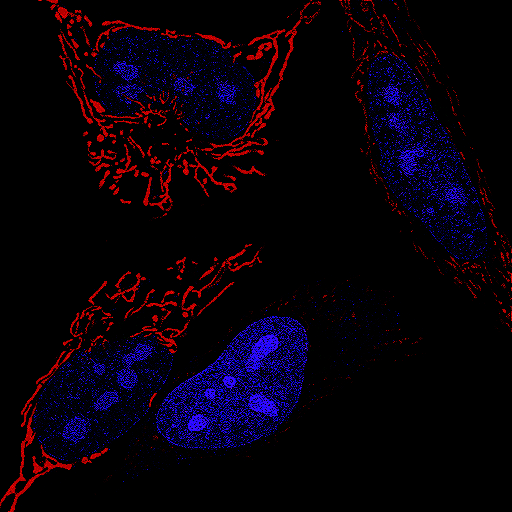
#> input picture output.png, 512 x 512 px
$ python runinvert.py --input output.png
#> lines starting #> are read from the running program, lines starting #| are printed output that depends on the picture
### modules/ttohsl.py
import numpy as np
import colorsys

def cs_rgb_to_hls(r, g, b):
    maxc = max(r, g, b)
    minc = min(r, g, b)
    sumc = (maxc+minc)
    rangec = (maxc-minc)
    l = sumc/2.0
    if minc == maxc or abs(sumc) < 1e-10:
        return 0.0, l, 0.0
    if abs(2.0 - sumc) < 1e-10:  # checking if the value is almost zero
        s = 0.0
    elif l <= 0.5:
        s = rangec / sumc
    else:
        s = rangec / (2.0 - sumc)  # Not always 2.0-sumc: gh-106498.
    rc = (maxc-r) / rangec
    gc = (maxc-g) / rangec
    bc = (maxc-b) / rangec
    if r == maxc:
        h = bc-gc
    elif g == maxc:
        h = 2.0+rc-bc
    else:
        h = 4.0+gc-rc
    h = (h/6.0) % 1.0
    return h, l, s

def rgb_to_hls(rgb_image):
    rgb_image = rgb_image.astype(float) / 255.0
    hls_image = np.vectorize(cs_rgb_to_hls)(rgb_image[..., 0], rgb_image[..., 1], rgb_image[..., 2])
    hls_image = np.stack(hls_image, axis=-1)
    return hls_image

def hls_to_rgb(hls_image):
    rgb_converter = np.vectorize(colorsys.hls_to_rgb)
    r, g, b = rgb_converter(hls_image[..., 0], hls_image[..., 1], hls_image[..., 2])
    rgb_image = np.stack([r, g, b], axis=-1)

    return (rgb_image * 255).astype(np.uint8)

# [26 lines left out: functions rgb_to_hsv, hsv_to_rgb, rgb_to_yiq, yiq_to_rgb, not called in this run]

### modules/invert.py
from modules.ttohsl import *
from skimage import color


def invert_hls(image_data):
    hls_image = rgb_to_hls(image_data)
    inverted_image = hls_image.copy()
    inverted_image[:, :, 1] = 1 - inverted_image[:, :, 1]
    return hls_to_rgb(inverted_image)

# [12 lines left out: functions invert_yiq, invert_lab, not called in this run]

### runinvert.py
#!/usr/bin/env python3
import argparse
from modules.convolve import *
from modules.invert import *
from modules.ttohsl import *
import numpy as np
from skimage import util, io, exposure

parser = argparse.ArgumentParser(description="A quick app to invert the black/white background whithout changing original color")

parser.add_argument('-i', "--input", type=str, help="input image path")
parser.add_argument("-o", "--output", type=str, help="output image path, default is output.png", default='output.png')
parser.add_argument("-s", "--colorspace", type=str, choices=['hsl', 'lab', 'yiq'], help="hsl/lab/yiq, default is hsl", default='hsl')
parser.add_argument("-k", "--kernel", type=str, choices=['blur', 'sharpen', None], help="blur/sharpen/, default is None",default=None)
parser.add_argument("-g", "--gamma", type=float, help="a float equal to gamma value, default is 1", default=1)

args = parser.parse_args()

if not args.input:
    parser.error("The --input argument is required.")

conversion_funcs = {
    'rgb': util.invert,
    'hsl': invert_hls,
    'yiq': invert_yiq,
    'lab': invert_lab
}

def main(input, output, colorspace, kernel, gamma):
#> called with input = 'output.png', output = 'output.png', colorspace = 'hsl', gamma = 1
    path = input
    image_data = np.array(io.imread(path))
#> image_data is the input picture: shape (512, 512, 3); mean R, G, B 8.6, 0.4, 10.4

    negative_image = invert(image_data, colorspace, kernel)

    negative_image = exposure.adjust_gamma(ensure_non_negative(negative_image), gamma=gamma)

    io.imsave(f"{output}", util.img_as_ubyte(negative_image))
    print(f'Inverted! image saved at "{output}"')

def invert(input, colorspace, kernel):
    image_data = input[:, :, :3]

    if kernel != None:
        image_data_kernel = apply_kernel(image_data, kernel)
    else:
        image_data_kernel = image_data.copy()

    image_data_kernel = np.clip(image_data_kernel, 0, 255)
    image_data_kernel = util.img_as_ubyte(image_data_kernel / 255.0)

    conversion_func = conversion_funcs.get(colorspace, None)
    negative_image = conversion_func(image_data_kernel)
#> in rgb_to_hls, `hls_image = np.stack(hls_image, axis=-1)`:
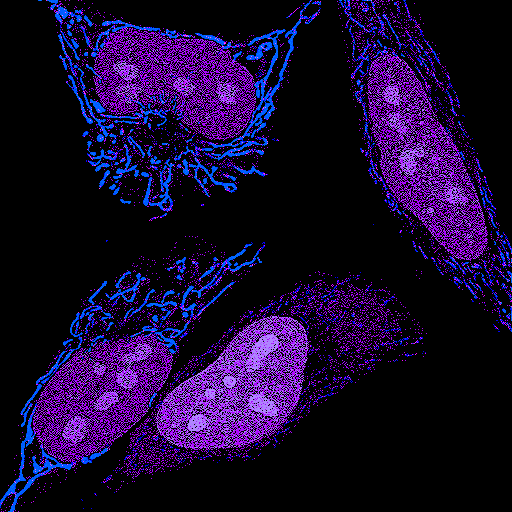
#> hls_image: shape (512, 512, 3) float64; mean of channels 0, 1, 2 0.0943, 0.0354, 0.186; drawn as R, G, B
#> in invert_hls, `inverted_image[:, :, 1] = 1 - inverted_image[:, :, 1]`:
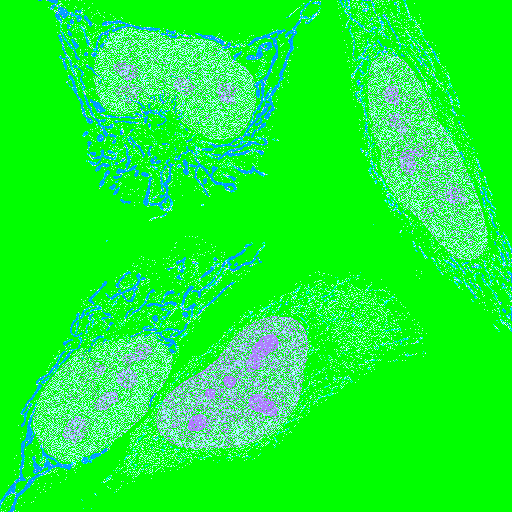
#> inverted_image: shape (512, 512, 3) float64; mean of channels 0, 1, 2 0.0943, 0.965, 0.186; drawn as R, G, B
#> in hls_to_rgb, `r, g, b = rgb_converter(hls_image[..., 0], hls_image[..., 1], hls_imag..`:
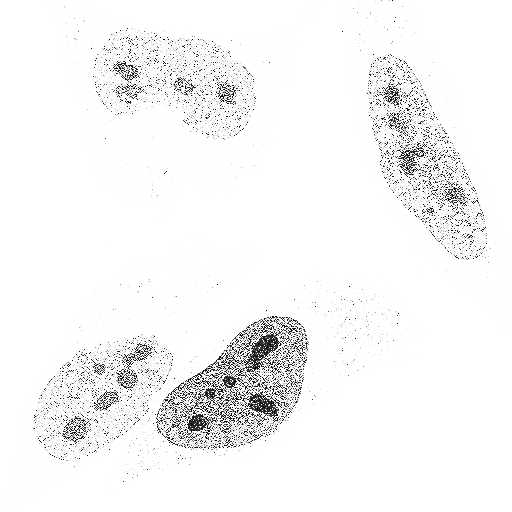
#> r: shape (512, 512) float64; min 0, max 1, mean 0.963
#> in hls_to_rgb, `r, g, b = rgb_converter(hls_image[..., 0], hls_image[..., 1], hls_imag..`:
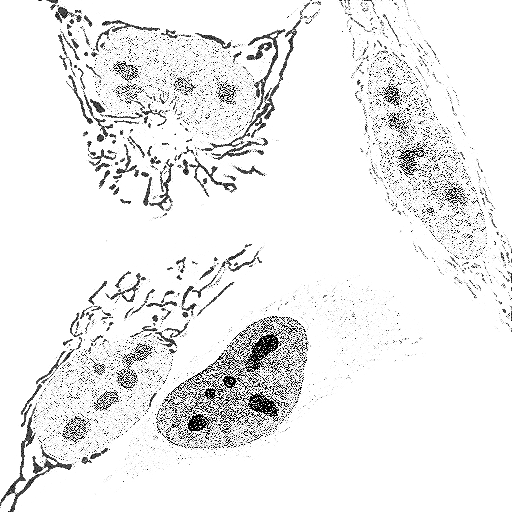
#> g: shape (512, 512) float64; min 0, max 1, mean 0.931
#> in hls_to_rgb, `r, g, b = rgb_converter(hls_image[..., 0], hls_image[..., 1], hls_imag..`:
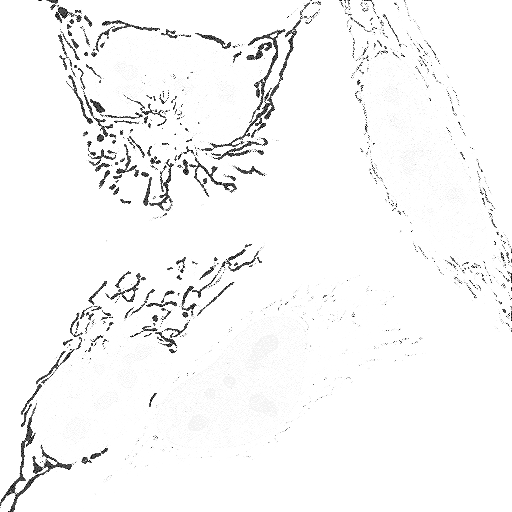
#> b: shape (512, 512) float64; min 0, max 1, mean 0.97
#> in hls_to_rgb, `rgb_image = np.stack([r, g, b], axis=-1)`:
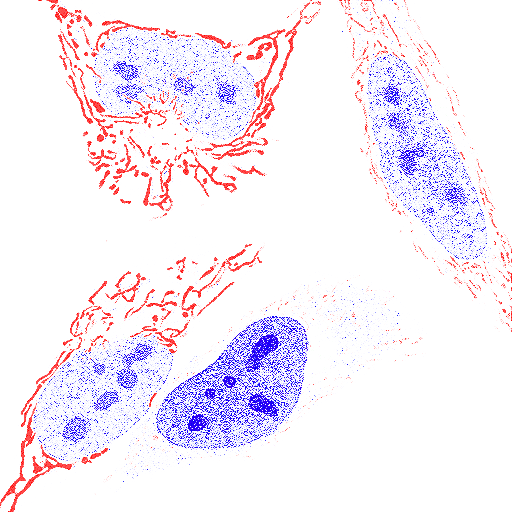
#> rgb_image: shape (512, 512, 3) float64; mean of channels 0, 1, 2 0.963, 0.931, 0.97; drawn as R, G, B

    return negative_image

def ensure_non_negative(image):
    return exposure.rescale_intensity(image, out_range=(0, 1))

main(args.input, args.output, args.colorspace, args.kernel, args.gamma)
